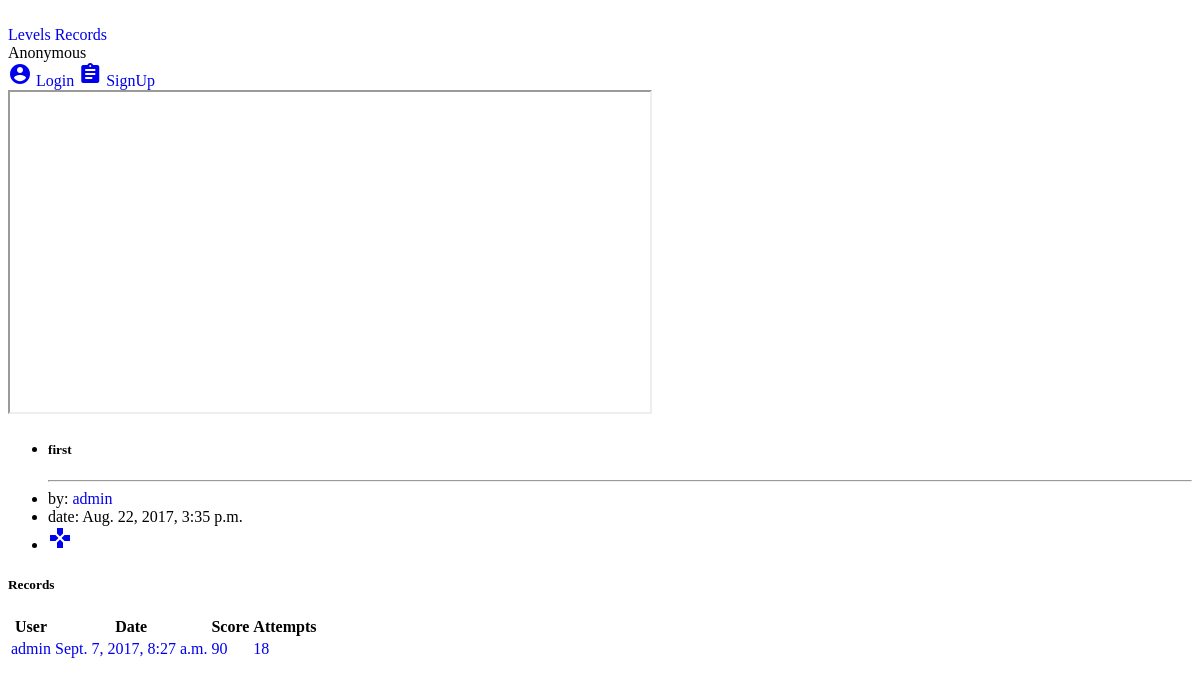
/level/1, run on an earlier commit of the app's database.
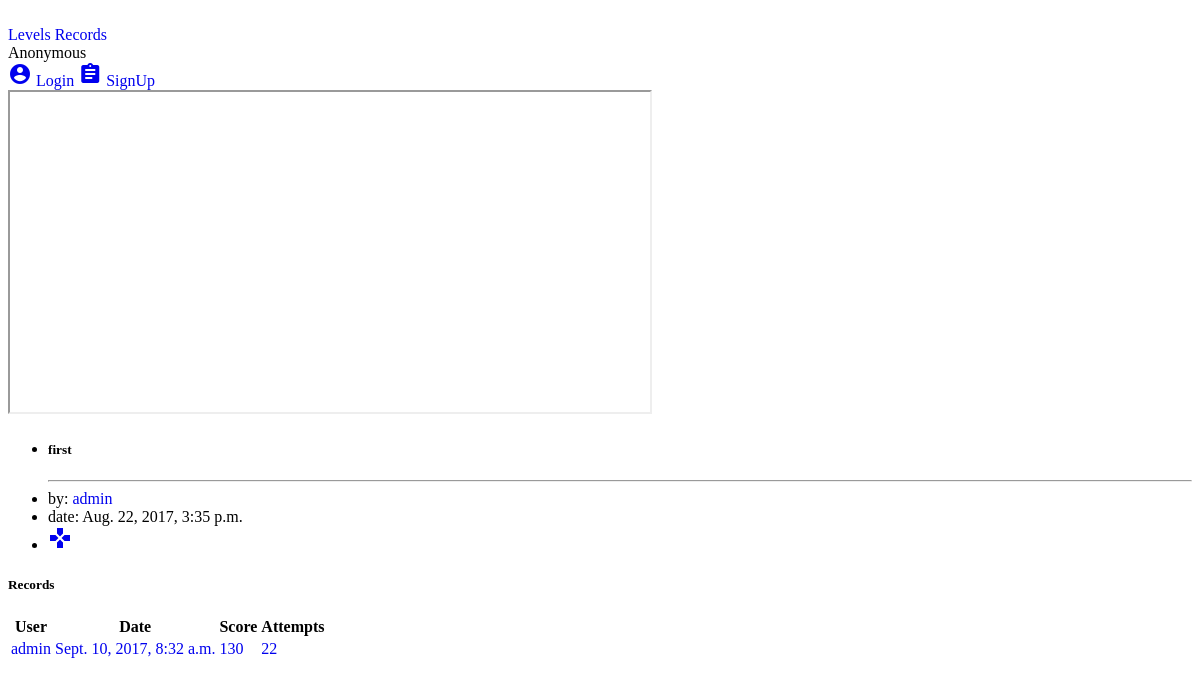
And on a later commit of the database.
### pluto/models.py (models this page shows, shortened)
class Record(models.Model):
    to = models.ForeignKey(Level, related_name='result_to', on_delete=models.CASCADE, blank=False, null=False)
    by = models.ForeignKey(User, related_name='result_by', on_delete=models.CASCADE, blank=False, null=False)
    date = models.DateTimeField(default=timezone.now, blank=False)
    attempts = models.IntegerField(blank=False)
    program = models.TextField(max_length=512)
    result = models.BooleanField(default=False, blank=False)
    score = models.IntegerField(default=0, blank=False)

class User(AbstractUser):
    image = models.ImageField(default='no_image.png', upload_to=user_directory_image_path)
    points = models.FloatField(default=10, blank=False)
    skin = models.CharField(default='polo', blank=False, max_length=32)

### pluto/views.py (the view)
# urls.py: url(r'^level/(?P<level_id>[0-9]+)/play', views.play),
def level(request, level_id=None):
    context = {'level': models.Level.objects.get(id=level_id),
               'records': models.Record.objects.filter(to=level_id)}
    return render(request, 'level.html', context)

### templates/level.html (shortened to what this page needs)
{% extends 'base.html' %}
{% block content %}
    <div class="mdl-grid">
        <div class="mdl-cell mdl-cell--8-col mdl-card mdl-layout--large-screen-only">
            <div class="mdl-card__supporting-text">
             <a href="#" class="thumbnail">
                <iframe src="/level/{{ level.id }}/play"  height="320" width="640"></iframe>
             </a>
            </div>
        </div>
        <div class="mdl-cell mdl-cell--4-col mdl-card">
            <div class="mdl-card__supporting-text">
                <ul class="mdl-list">
                    <li class="mdl-list__item"><h5>{{ level.name }}</h5></li>
                <hr>
                    <li class="mdl-list__item">by: <a href="/profile/{{ level.by.id }}">{{ level.by.username }}</a></li>
                    <li class="mdl-list__item">date: {{ level.date }}</li>
                    <li class="mdl-list__item">
                        <a href="/play/{{ level.id }}" class="mdl-button mdl-js-button mdl-button--raised mdl-button--colored">
                            <i class="material-icons">gamepad</i>
                        </a>
                </ul>
            </div>
        </div>
    </div>
    {% if records %}
    <div class="mdl-cell mdl-cell--4-col mdl-card">
            <div class="mdl-card__supporting-text">
                    <h5>Records</h5>
                    <table class="mdl-data-table">
                    <thead>
                        <tr>
                            <th class="mdl-data-table__cell--non-numeric">User</th>
                            <th class="mdl-data-table__cell--non-numeric">Date</th>
                            <th>Score</th>
                            <th>Attempts</th>
                        </tr>
                    </thead>
                    <tbody>
                        {% for i in records %}
                        <tr>
                            <td class="mdl-data-table__cell--non-numeric"><a href="/profile/{{ i.by.id }}">{{ i.by.username }}</a></td>
                            <td class="mdl-data-table__cell--non-numeric"><a href="/record/level={{ level.id }}&user={{ i.by.id }}">{{ i.date }}</a></td>
                            <td><a href="/record/level={{ level.id }}&user={{ i.by.id }}">{{ i.score }}</a></td>
                            <td><a href="/record/level={{ level.id }}&user={{ i.by.id }}">{{ i.attempts }}</a></td>
                        </tr>
                        {% endfor %}
                    </tbody>
                    </table>
            </div>
        </div>
    </div>
    {% endif %}
{% endblock %}

What changed in the data, as far as the page shows it:
changed Record "admin": date "Sept. 7, 2017, 8:27 a.m." → "Sept. 10, 2017, 8:32 a.m."; score "90" → "130"; attempts "18" → "22"
